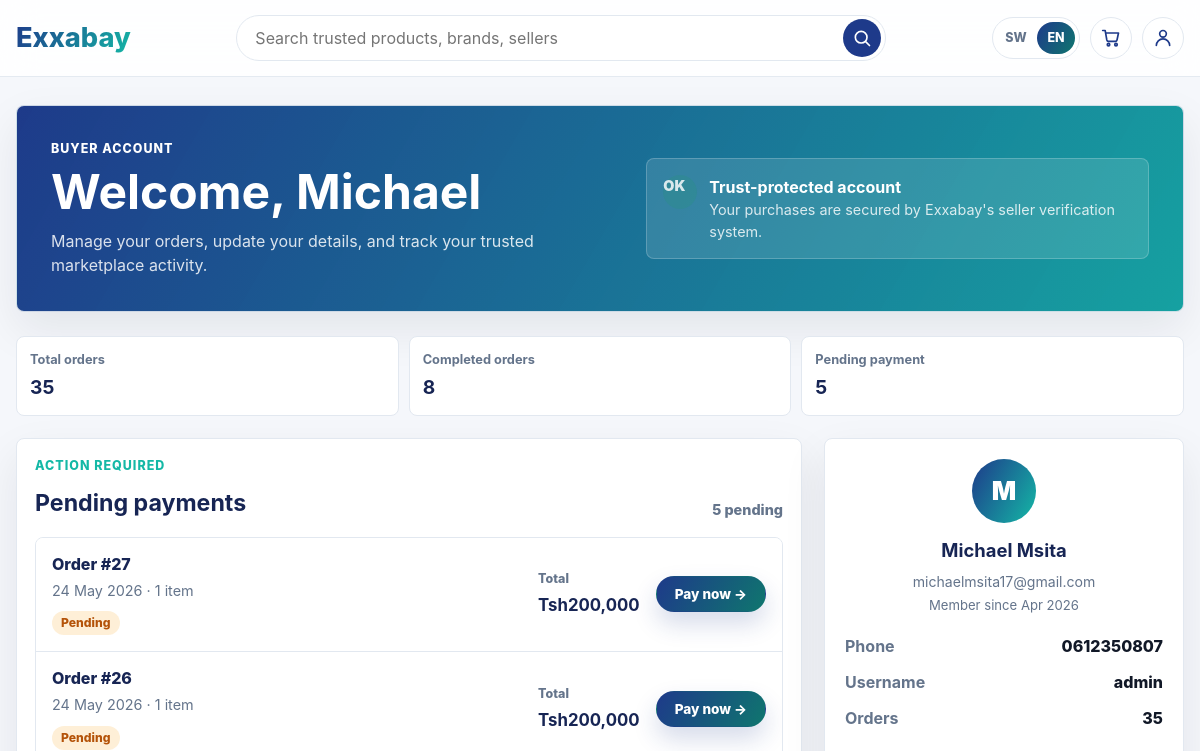
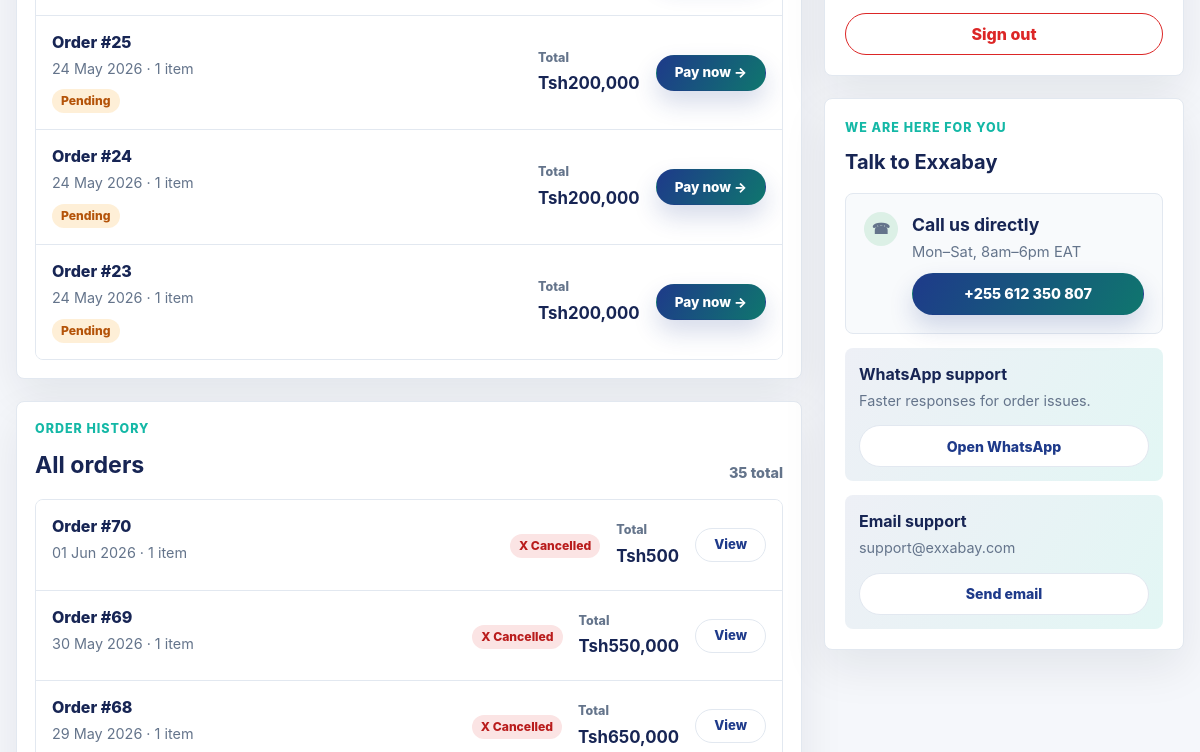
Before: /users/dashboard/ (signed in, upper part) with the older database file (2 pictures, top to bottom).
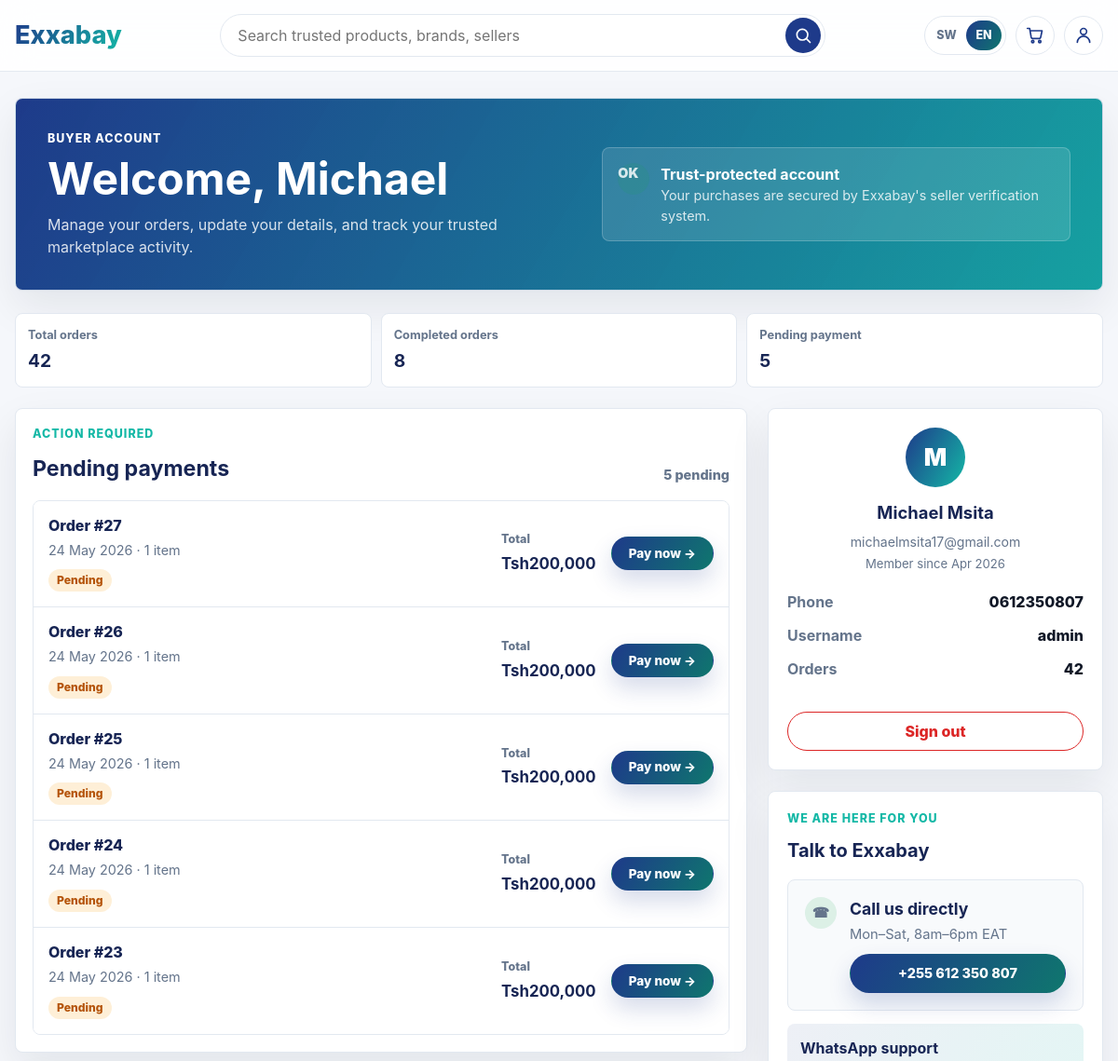
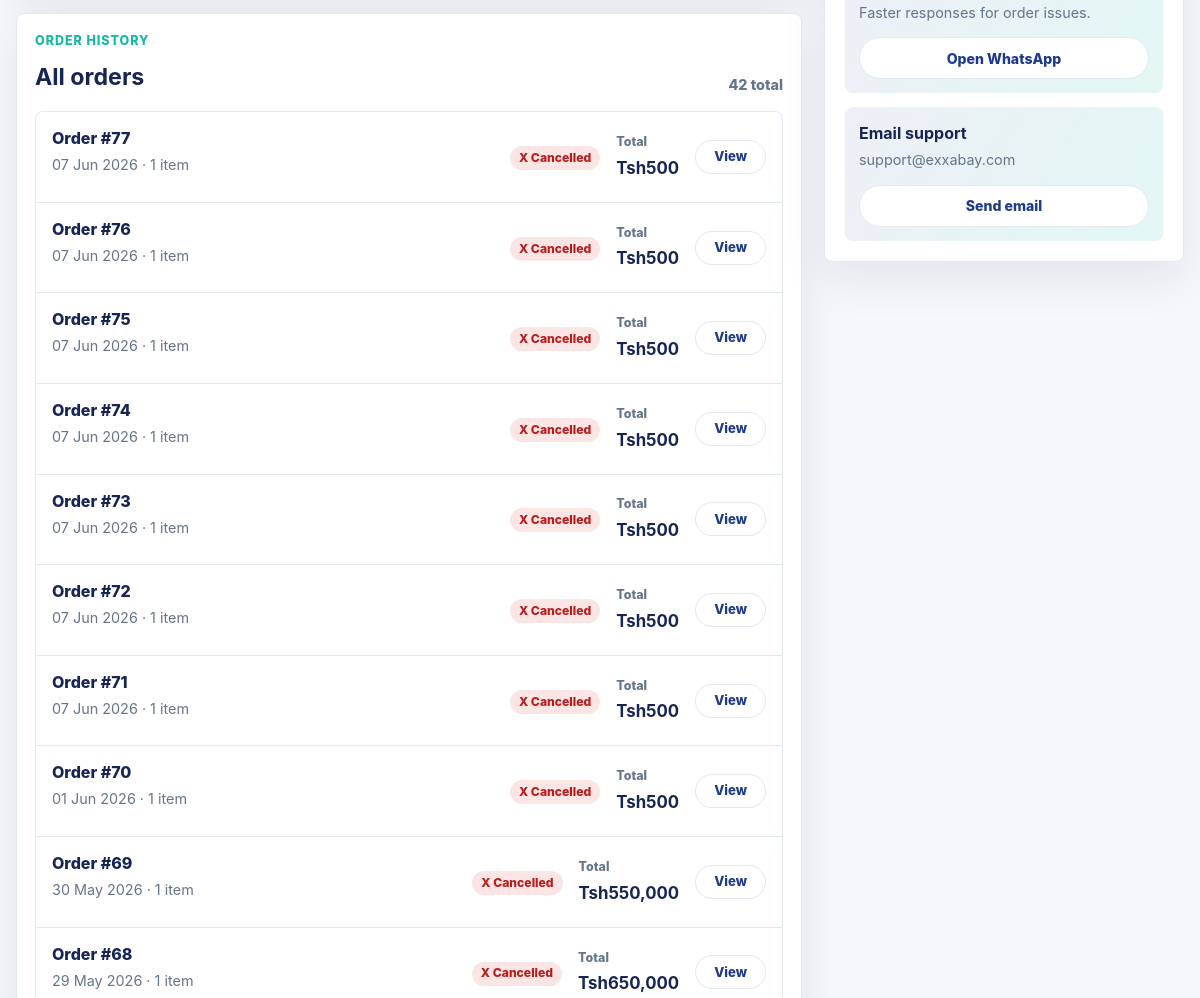
After: the same page with the newer database file (2 pictures, top to bottom).
### users/models.py (models this page shows, shortened)
class User(AbstractUser):
    email = models.EmailField(unique=True)
    is_seller = models.BooleanField(default=False)
    phone_number = models.CharField(max_length=20)

### orders/models.py (models this page shows, shortened)
class Order(models.Model):
    STATUS_CHOICES = [
        ('pending', 'Pending'),
        ('paid', 'Paid'),
        ('shipped', 'Shipped'),
        ('delivered', 'Delivered'),
        ('cancelled', 'Cancelled'),
    ]
    user = models.ForeignKey('users.User', on_delete=models.CASCADE)
    total_amount = models.DecimalField(max_digits=10, decimal_places=2)
    status = models.CharField(max_length=20, choices=STATUS_CHOICES, default='pending')
    created_at = models.DateTimeField(auto_now_add=True)

### users/views.py (the view)
# urls.py: path("dashboard/", views.buyer_dashboard, name="buyer_dashboard"),
@login_required
def buyer_dashboard(request):
    orders = Order.objects.filter(user=request.user).order_by("-created_at")
    return render(request, "users/buyer_dashboard.html", {
        "orders":         orders,
        "orders_paid":    orders.filter(status__in=["paid", "delivered", "shipped"]),
        "orders_pending": orders.filter(status="pending", payment__status="pending"),
    })

### users/templates/users/buyer_dashboard.html (shortened to what this page needs)
{% extends 'main/base.html' %}
{% load static %}
{% load humanize %}
{% block content %}
  {% include 'partials/header_bar.html' %}
  <main class="cart-page">
    <div class="cart-hero">
      <div>
        <p class="cart-hero__eyebrow" data-i18n="buyerAccount">Buyer account</p>
        <h1 class="cart-hero__title">
          <span data-i18n="accountWelcome">Welcome,</span> {{ request.user.first_name|default:request.user.username }}
        </h1>
        <p class="cart-hero__copy" data-i18n="accountHeroCopy">Manage your orders, update your details, and track your trusted marketplace activity.</p>
      </div>
      <div class="cart-hero__trust">
        <span class="trust-card__icon">OK</span>
        <div>
          <strong data-i18n="trustProtectedAccount">Trust-protected account</strong>
          <span data-i18n="trustProtectedAccountCopy">Your purchases are secured by Exxabay's seller verification system.</span>
        </div>
      </div>
    </div>
    <div class="metrics-grid" style="margin-top:24px;">
      <div class="metric">
        <span class="metric__label" data-i18n="totalOrders">Total orders</span>
        <strong>{{ orders.count }}</strong>
      </div>
      <div class="metric">
        <span class="metric__label" data-i18n="completedOrders">Completed</span>
        <strong>{{ orders_paid.count }}</strong>
      </div>
      <div class="metric">
        <span class="metric__label" data-i18n="pendingPayment">Pending payment</span>
        <strong>{{ orders_pending.count }}</strong>
      </div>
    </div>
    <div class="cart-layout" style="margin-top:22px;">
      <div style="display:grid; gap:22px;">
        {% if orders_pending %}
          <section class="cart-items" aria-labelledby="pending-title">
            <div class="cart-items__header">
              <div>
                <p class="section-heading__eyebrow" data-i18n="actionRequired">Action required</p>
                <h2 id="pending-title" data-i18n="pendingPayments">Pending payments</h2>
              </div>
              <span class="cart-items__count">{{ orders_pending.count }} <span data-i18n="pendingCount">pending</span></span>
            </div>
            <div class="vendor-group">
              {% for order in orders_pending %}
                <div class="cart-item" style="grid-template-columns: minmax(0,1fr) auto auto;">
                  <div>
                    <a class="cart-item__name" href="{% url 'orders:order_detail' order.id %}">Order #{{ order.id }}</a>
                    <p class="cart-item__seller">
                      {{ order.created_at|date:"d M Y" }} &middot;
                      {{ order.items.count }} item{{ order.items.count|pluralize }}
                    </p>
                    <div class="cart-item__meta">
                      <span class="status-badge status-badge--pending" data-i18n="pendingOrders">! Pending</span>
                    </div>
                  </div>
                  <div class="cart-item__subtotal">
                    <span data-i18n="totalLabel">Total</span>
                    <strong>Tsh{{ order.total_amount|floatformat:"0"|intcomma }}</strong>
                  </div>
                  <a href="{% url 'orders:order_detail' order.id %}" class="btn btn--primary" style="font-size:0.85rem; min-height:36px;" data-i18n="payNow">Pay now →</a>
                </div>
              {% endfor %}
            </div>
          </section>
        {% endif %}
        <section class="cart-items" aria-labelledby="orders-title">
          <div class="cart-items__header">
            <div>
              <p class="section-heading__eyebrow" data-i18n="orderHistoryEyebrow">Order history</p>
              <h2 id="orders-title" data-i18n="allOrders">All orders</h2>
            </div>
            <span class="cart-items__count">{{ orders.count }} <span data-i18n="totalCount">total</span></span>
          </div>
          {% if orders %}
            <div class="vendor-group">
              {% for order in orders %}
                <div class="cart-item" style="grid-template-columns: minmax(0,1fr) auto auto auto;">
                  <div>
                    <a class="cart-item__name" href="{% url 'orders:order_detail' order.id %}">Order #{{ order.id }}</a>
                    <p class="cart-item__seller">
                      {{ order.created_at|date:"d M Y" }} &middot;
                      {{ order.items.count }} item{{ order.items.count|pluralize }}
                    </p>
                  </div>
                  <div>
                    {% if order.status == "paid" %}
                      <span class="status-badge status-badge--verified" data-i18n="okPaid">OK Paid</span>
                    {% elif order.status == "pending" %}
                      <span class="status-badge status-badge--pending" data-i18n="pendingOrders">! Pending</span>
                    {% elif order.status == "shipped" %}
                      <span class="status-badge status-badge--pending" data-i18n="shippedStatus">⟶ Shipped</span>
                    {% elif order.status == "delivered" %}
                      <span class="status-badge status-badge--verified" data-i18n="okDelivered">OK Delivered</span>
                    {% else %}
                      <span class="status-badge status-badge--unverified" data-i18n="cancelledStatus">X Cancelled</span>
                    {% endif %}
                  </div>
                  <div class="cart-item__subtotal">
                    <span data-i18n="totalLabel">Total</span>
                    <strong>Tsh{{ order.total_amount|floatformat:"0"|intcomma }}</strong>
                  </div>
                  <a href="{% url 'orders:order_detail' order.id %}" class="btn btn--outline" style="font-size:0.82rem; min-height:34px;" data-i18n="viewOrder">View</a>
                </div>
              {% endfor %}
            </div>
          {% endif %}
        </section>
      </div>
      <aside>
        <div class="cart-summary" style="text-align:center; margin-bottom:22px;">
          <div class="trust-card__icon"
            style="width:64px; height:64px; font-size:1.6rem; margin:0 auto 14px; background:linear-gradient(120deg,var(--color-primary),var(--color-secondary)); color:#fff;">
            {{ request.user.first_name|first|upper|default:request.user.username|first|upper }}
          </div>
          <h2 style="margin:0; color:var(--color-primary-dark); font-size:1.15rem; letter-spacing:0;">
            {{ request.user.get_full_name|default:request.user.username }}
          </h2>
          <p style="margin:6px 0 0; color:var(--color-muted); font-size:0.88rem;">{{ request.user.email }}</p>
          <p style="margin:4px 0 0; color:var(--color-muted); font-size:0.82rem;">
            <span data-i18n="memberSince">Member since</span> {{ request.user.date_joined|date:"M Y" }}
          </p>
          <dl class="cart-summary__lines" style="margin-top:18px; text-align:left;">
            <div>
              <dt data-i18n="phoneLabel">Phone</dt>
              <dd>{{ request.user.phone_number|default:"—" }}</dd>
            </div>
            <div>
              <dt data-i18n="usernameField">Username</dt>
              <dd>{{ request.user.username }}</dd>
            </div>
            <div>
              <dt data-i18n="ordersField">Orders</dt>
              <dd>{{ orders.count }}</dd>
            </div>
          </dl>
          <a href="{% url 'users:logout' %}" class="btn btn--outline cart-summary__checkout"
            style="color:var(--color-danger); border-color:var(--color-danger); margin-top:16px;"
            data-i18n="signOut">
          </a>
        </div>
        <div class="cart-summary" id="contact">
          <p class="section-heading__eyebrow" data-i18n="hereForYou">We are here for you</p>
          <h2 style="margin:0 0 16px; color:var(--color-primary-dark); font-size:1.25rem; letter-spacing:0;" data-i18n="talkToExxabay">
          </h2>
          <div class="trust-card" style="margin-bottom:14px;">
            <span class="trust-card__icon">☎</span>
            <div>
              <strong data-i18n="callUsDirectly">Call us directly</strong>
              <span data-i18n="callHours">Mon–Sat, 8am–6pm EAT</span>
              <a href="tel:+255612350807" class="btn btn--primary" style="margin-top:10px; width:100%; font-size:0.9rem;">
                +255 612 350 807
              </a>
            </div>
          </div>
          <div class="mobile-money-note" style="margin-bottom:10px;">
            <strong data-i18n="whatsappSupport">WhatsApp support</strong>
            <span data-i18n="whatsappCopy">Faster responses for order issues.</span>
            <a href="https://wa.me/255757280637" class="btn btn--outline" style="margin-top:10px; width:100%; font-size:0.88rem;" data-i18n="openWhatsapp">
            </a>
          </div>
          <div class="mobile-money-note">
            <strong data-i18n="emailSupport">Email support</strong>
            <span>support@exxabay.com</span>
            <a href="mailto:support@exxabay.com" class="btn btn--outline" style="margin-top:10px; width:100%; font-size:0.88rem;" data-i18n="sendEmail">
            </a>
          </div>
        </div>
      </aside>
    </div>
  </main>
{% endblock %}

### main/templates/main/base.html (shortened to what this page needs)
{% load static %}
<!DOCTYPE html>
<html lang="en">
<head>
    <link rel="stylesheet" href="{% static 'css/styles.css' %}">
    <link rel="stylesheet" href="https://cdnjs.cloudflare.com/ajax/libs/font-awesome/6.5.0/css/all.min.css">
</head>
<body>
    {% block content %}{% endblock %}
</body>
</html>

### main/templates/partials/header_bar.html (shortened to what this page needs)
<header class="site-header">
    <nav class="nav" aria-label="Primary navigation" data-i18n-attr="aria-label:navLabel">
      <a class="nav__logo" href="/" aria-label="Exabay homepage">Exxabay</a>
      <form class="nav__search" role="search" method="get" action="{% url 'products:filter_product' %}">
        <input id="site-search" class="nav__search-input" name="search_filter" type="search" placeholder="Search trusted products, brands, sellers" data-i18n-attr="placeholder:navSearchPlaceholder" value="{{ request.GET.q }}">
        <button class="nav__search-button" type="submit" aria-label="Search" data-i18n-attr="aria-label:search">
          <svg viewBox="0 0 24 24" aria-hidden="true">
            <path d="M21 21l-4.35-4.35m1.35-5.65a7 7 0 1 1-14 0 7 7 0 0 1 14 0Z"/>
          </svg>
        </button>
      </form>
      <div class="nav__actions">
        <button id="language-toggle" class="language-toggle" type="button" aria-label="Switch language to Swahili" aria-pressed="false">
          <span class="language-toggle__option language-toggle__option--sw">SW</span>
          <span class="language-toggle__option language-toggle__option--en is-active">EN</span>
        </button>
        <a class="icon-button" href="{% url 'orders:cart' %}" aria-label="View cart" data-i18n-attr="aria-label:viewCart">
          <svg viewBox="0 0 24 24" aria-hidden="true">
            <path d="M6 6h15l-1.8 8.4a2 2 0 0 1-2 1.6H9a2 2 0 0 1-2-1.6L5 3H2"/>
            <circle cx="9" cy="20" r="1.5"/>
            <circle cx="18" cy="20" r="1.5"/>
          </svg>
        </a>
        <a class="icon-button" href="{% url 'users:login' %}" type="button" aria-label="Open profile" data-i18n-attr="aria-label:openProfile">
          <svg viewBox="0 0 24 24" aria-hidden="true">
            <path d="M20 21a8 8 0 0 0-16 0"/>
            <circle cx="12" cy="7" r="4"/>
          </svg>
        </a>
      </div>
    </nav>
  </header>

Changed rows visible on the page:
added Order: id "77", created_at "07 Jun 2026", items.count "1", status "X Cancelled", total_amount "500", shown under "All orders"
added Order: id "76", created_at "07 Jun 2026", items.count "1", status "X Cancelled", total_amount "500", shown under "All orders"
added Order: id "75", created_at "07 Jun 2026", items.count "1", status "X Cancelled", total_amount "500", shown under "All orders"
added Order: id "74", created_at "07 Jun 2026", items.count "1", status "X Cancelled", total_amount "500", shown under "All orders"
added Order: id "73", created_at "07 Jun 2026", items.count "1", status "X Cancelled", total_amount "500", shown under "All orders"
added Order: id "72", created_at "07 Jun 2026", items.count "1", status "X Cancelled", total_amount "500", shown under "All orders"
added Order: id "71", created_at "07 Jun 2026", items.count "1", status "X Cancelled", total_amount "500", shown under "All orders"
Other visible differences:
{{ orders.count }}: "35" → "42"
